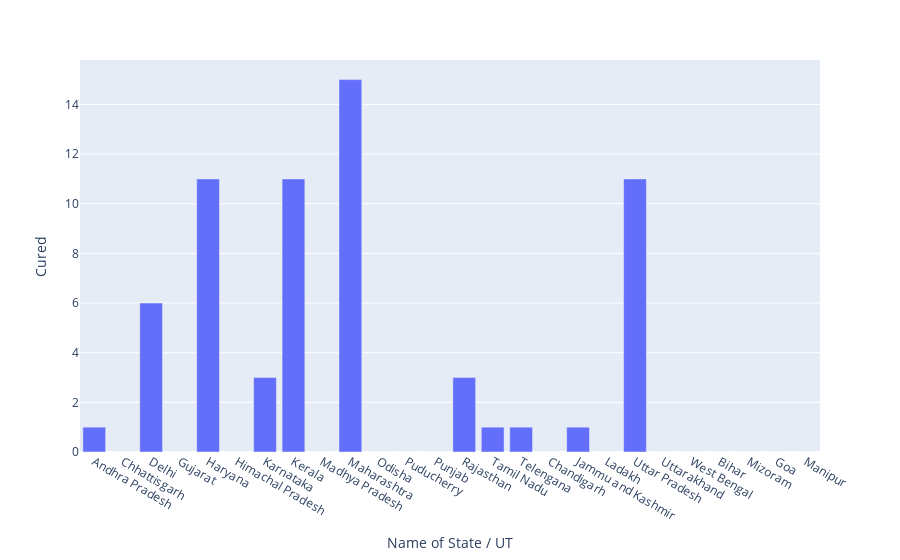

Notebook source saved alongside this figure:
### Code cell
# cured cases
px.bar(df,x='Name of State / UT', y="Cured")

### Figure 1 — Plotly figure (JSON) as saved in the notebook; plotly's stock layout.template omitted (floating-point values rounded to 4 significant figures)
{"data": [{"alignmentgroup": "True", "hovertemplate": "Name of State / UT=%{x}<br>Cured=%{y}<extra></extra>", "legendgroup": "", "marker": {"color": "#636efa"}, "name": "", "offsetgroup": "", "orientation": "v", "showlegend": false, "textposition": "auto", "type": "bar", "x": ["Andhra Pradesh", "Chhattisgarh", "Delhi", "Gujarat", "Haryana", "Himachal Pradesh", "Karnataka", "Kerala", "Madhya Pradesh", "Maharashtra", "Odisha", "Puducherry", "Punjab", "Rajasthan", "Tamil Nadu", "Telengana", "Chandigarh", "Jammu and Kashmir", "Ladakh", "Uttar Pradesh", "Uttarakhand", "West Bengal", "Bihar", "Mizoram", "Goa", "Manipur"], "xaxis": "x", "y": [1, 0, 6, 0, 11, 0, 3, 11, 0, 15, 0, 0, 0, 3, 1, 1, 0, 1, 0, 11, 0, 0, 0, 0, 0, 0], "yaxis": "y"}], "layout": {"barmode": "relative", "legend": {"tracegroupgap": 0}, "margin": {"t": 60}, "xaxis": {"anchor": "y", "domain": [0, 1], "title": {"text": "Name of State / UT"}}, "yaxis": {"anchor": "x", "domain": [0, 1], "title": {"text": "Cured"}}}}
